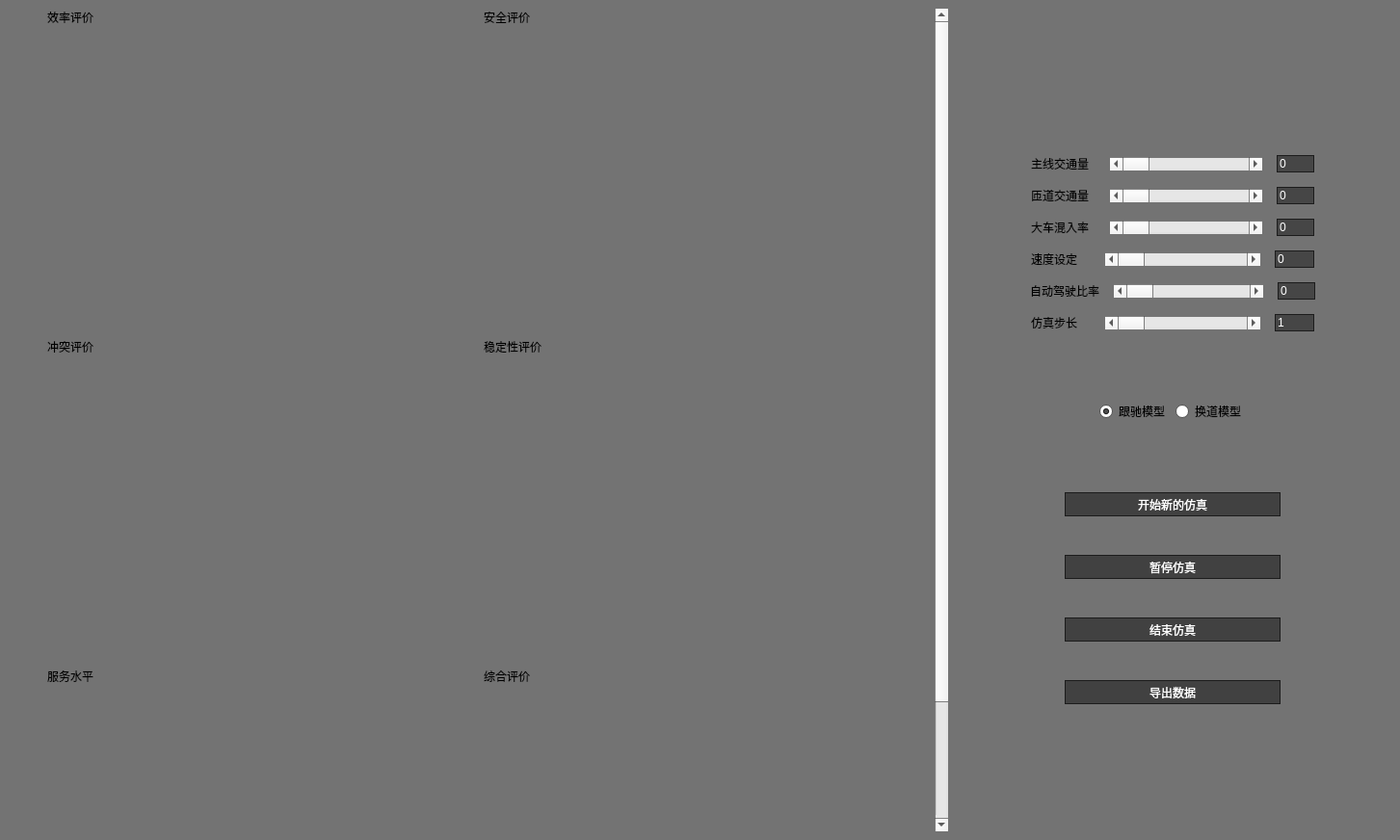
<?xml version="1.0" encoding="UTF-8"?>
<ui version="4.0">
 <class>Control_Panel_UI</class>
 <widget class="QMainWindow" name="Control_Panel_UI">
  <property name="geometry">
   <rect>
    <x>0</x>
    <y>0</y>
    <width>1453</width>
    <height>872</height>
   </rect>
  </property>
  <property name="palette">
   <palette>
    <active>
     <colorrole role="Base">
      <brush brushstyle="SolidPattern">
       <color alpha="255">
        <red>255</red>
        <green>255</green>
        <blue>255</blue>
       </color>
      </brush>
     </colorrole>
     <colorrole role="Window">
      <brush brushstyle="SolidPattern">
       <color alpha="255">
        <red>115</red>
        <green>115</green>
        <blue>115</blue>
       </color>
      </brush>
     </colorrole>
    </active>
    <inactive>
     <colorrole role="Base">
      <brush brushstyle="SolidPattern">
       <color alpha="255">
        <red>255</red>
        <green>255</green>
        <blue>255</blue>
       </color>
      </brush>
     </colorrole>
     <colorrole role="Window">
      <brush brushstyle="SolidPattern">
       <color alpha="255">
        <red>115</red>
        <green>115</green>
        <blue>115</blue>
       </color>
      </brush>
     </colorrole>
    </inactive>
    <disabled>
     <colorrole role="Base">
      <brush brushstyle="SolidPattern">
       <color alpha="255">
        <red>115</red>
        <green>115</green>
        <blue>115</blue>
       </color>
      </brush>
     </colorrole>
     <colorrole role="Window">
      <brush brushstyle="SolidPattern">
       <color alpha="255">
        <red>115</red>
        <green>115</green>
        <blue>115</blue>
       </color>
      </brush>
     </colorrole>
    </disabled>
   </palette>
  </property>
  <property name="windowTitle">
   <string>控制面板</string>
  </property>
  <widget class="QWidget" name="Main_Layout">
   <layout class="QHBoxLayout" name="horizontalLayout" stretch="0,10,0,4,0">
    <item>
     <spacer name="horizontalSpacer_3">
      <property name="orientation">
       <enum>Qt::Horizontal</enum>
      </property>
      <property name="sizeHint" stdset="0">
       <size>
        <width>40</width>
        <height>20</height>
       </size>
      </property>
     </spacer>
    </item>
    <item>
     <layout class="QVBoxLayout" name="Evaluation_Layout">
      <item>
       <widget class="QScrollArea" name="Evaluation_scrollArea">
        <property name="frameShape">
         <enum>QFrame::NoFrame</enum>
        </property>
        <widget class="QWidget" name="Evaluation_scrollArea_Widget">
         <property name="geometry">
          <rect>
           <x>0</x>
           <y>0</y>
           <width>880</width>
           <height>1000</height>
          </rect>
         </property>
         <widget class="QWidget" name="Evaluatio_GridWidget" native="true">
          <property name="geometry">
           <rect>
            <x>0</x>
            <y>0</y>
            <width>880</width>
            <height>1000</height>
           </rect>
          </property>
          <layout class="QGridLayout" name="Evaluation_scrollArea_Widget_GridLayout">
           <property name="spacing">
            <number>26</number>
           </property>
           <item row="1" column="2">
            <layout class="QVBoxLayout" name="Stability_Layout" stretch="0,1">
             <item>
              <widget class="QLabel" name="label_3">
               <property name="text">
                <string>稳定性评价</string>
               </property>
              </widget>
             </item>
             <item>
              <widget class="QLabel" name="label_4">
               <property name="text">
                <string/>
               </property>
               <property name="pixmap">
                <pixmap>blank.png</pixmap>
               </property>
               <property name="scaledContents">
                <bool>true</bool>
               </property>
              </widget>
             </item>
            </layout>
           </item>
           <item row="0" column="0">
            <layout class="QVBoxLayout" name="Efficiency_Layout" stretch="0,1">
             <item>
              <widget class="QLabel" name="label_5">
               <property name="text">
                <string>效率评价</string>
               </property>
              </widget>
             </item>
             <item>
              <widget class="QLabel" name="label_6">
               <property name="text">
                <string/>
               </property>
               <property name="pixmap">
                <pixmap>blank.png</pixmap>
               </property>
               <property name="scaledContents">
                <bool>true</bool>
               </property>
              </widget>
             </item>
            </layout>
           </item>
           <item row="2" column="2">
            <layout class="QVBoxLayout" name="Overview_Layout" stretch="0,1">
             <item>
              <widget class="QLabel" name="label_11">
               <property name="text">
                <string>综合评价</string>
               </property>
              </widget>
             </item>
             <item>
              <widget class="QLabel" name="label_12">
               <property name="text">
                <string/>
               </property>
               <property name="pixmap">
                <pixmap>blank.png</pixmap>
               </property>
               <property name="scaledContents">
                <bool>true</bool>
               </property>
              </widget>
             </item>
            </layout>
           </item>
           <item row="1" column="0">
            <layout class="QVBoxLayout" name="Conflict_Layout" stretch="0,1">
             <item>
              <widget class="QLabel" name="label_7">
               <property name="text">
                <string>冲突评价</string>
               </property>
              </widget>
             </item>
             <item>
              <widget class="QLabel" name="label_8">
               <property name="text">
                <string/>
               </property>
               <property name="pixmap">
                <pixmap>blank.png</pixmap>
               </property>
               <property name="scaledContents">
                <bool>true</bool>
               </property>
              </widget>
             </item>
            </layout>
           </item>
           <item row="2" column="0">
            <layout class="QVBoxLayout" name="Service_Level_Layout" stretch="0,1">
             <item>
              <widget class="QLabel" name="label_9">
               <property name="text">
                <string>服务水平</string>
               </property>
              </widget>
             </item>
             <item>
              <widget class="QLabel" name="label_10">
               <property name="text">
                <string/>
               </property>
               <property name="pixmap">
                <pixmap>blank.png</pixmap>
               </property>
               <property name="scaledContents">
                <bool>true</bool>
               </property>
              </widget>
             </item>
            </layout>
           </item>
           <item row="0" column="2">
            <layout class="QVBoxLayout" name="Safety_Layout" stretch="0,1">
             <item>
              <widget class="QLabel" name="label">
               <property name="text">
                <string>安全评价</string>
               </property>
              </widget>
             </item>
             <item>
              <widget class="QLabel" name="label_2">
               <property name="text">
                <string/>
               </property>
               <property name="pixmap">
                <pixmap>blank.png</pixmap>
               </property>
               <property name="scaledContents">
                <bool>true</bool>
               </property>
              </widget>
             </item>
            </layout>
           </item>
          </layout>
         </widget>
        </widget>
       </widget>
      </item>
     </layout>
    </item>
    <item>
     <spacer name="horizontalSpacer_4">
      <property name="orientation">
       <enum>Qt::Horizontal</enum>
      </property>
      <property name="sizeHint" stdset="0">
       <size>
        <width>40</width>
        <height>20</height>
       </size>
      </property>
     </spacer>
    </item>
    <item>
     <layout class="QVBoxLayout" name="Control_Panel_Layout" stretch="1,0,1,0,1,0,1,0,2">
      <item>
       <spacer name="verticalSpacer_3">
        <property name="orientation">
         <enum>Qt::Vertical</enum>
        </property>
        <property name="sizeHint" stdset="0">
         <size>
          <width>0</width>
          <height>0</height>
         </size>
        </property>
       </spacer>
      </item>
      <item>
       <widget class="QLabel" name="Working_Status_Label">
        <property name="text">
         <string/>
        </property>
        <property name="textFormat">
         <enum>Qt::PlainText</enum>
        </property>
        <property name="alignment">
         <set>Qt::AlignCenter</set>
        </property>
       </widget>
      </item>
      <item>
       <spacer name="verticalSpacer_5">
        <property name="orientation">
         <enum>Qt::Vertical</enum>
        </property>
        <property name="sizeHint" stdset="0">
         <size>
          <width>0</width>
          <height>0</height>
         </size>
        </property>
       </spacer>
      </item>
      <item>
       <layout class="QVBoxLayout" name="Setting_Layout">
        <property name="spacing">
         <number>15</number>
        </property>
        <item>
         <layout class="QHBoxLayout" name="Main_Lane_Triffic_Layout" stretch="1,0,0,0,1">
          <item>
           <spacer name="horizontalSpacer_8">
            <property name="orientation">
             <enum>Qt::Horizontal</enum>
            </property>
            <property name="sizeHint" stdset="0">
             <size>
              <width>0</width>
              <height>0</height>
             </size>
            </property>
           </spacer>
          </item>
          <item>
           <widget class="QLabel" name="Main_Lane_Triffic_Lable">
            <property name="text">
             <string>主线交通量  </string>
            </property>
           </widget>
          </item>
          <item>
           <widget class="QScrollBar" name="Main_Lane_Triffic_Scrollbar">
            <property name="sizePolicy">
             <sizepolicy hsizetype="Expanding" vsizetype="Fixed">
              <horstretch>4</horstretch>
              <verstretch>0</verstretch>
             </sizepolicy>
            </property>
            <property name="maximum">
             <number>100</number>
            </property>
            <property name="orientation">
             <enum>Qt::Horizontal</enum>
            </property>
           </widget>
          </item>
          <item>
           <widget class="QLineEdit" name="Main_Lane_Triffic_LineEdit">
            <property name="sizePolicy">
             <sizepolicy hsizetype="Expanding" vsizetype="Fixed">
              <horstretch>1</horstretch>
              <verstretch>0</verstretch>
             </sizepolicy>
            </property>
            <property name="styleSheet">
             <string notr="true">color:white;
background-color:rgb(70 , 70 , 70);
border: 1px solid rgb(28 , 28 , 28);</string>
            </property>
            <property name="text">
             <string>0</string>
            </property>
           </widget>
          </item>
          <item>
           <spacer name="horizontalSpacer_13">
            <property name="orientation">
             <enum>Qt::Horizontal</enum>
            </property>
            <property name="sizeHint" stdset="0">
             <size>
              <width>0</width>
              <height>0</height>
             </size>
            </property>
           </spacer>
          </item>
         </layout>
        </item>
        <item>
         <layout class="QHBoxLayout" name="Ramp_Lane_Triffic_Layout" stretch="1,0,0,0,1">
          <item>
           <spacer name="horizontalSpacer_9">
            <property name="orientation">
             <enum>Qt::Horizontal</enum>
            </property>
            <property name="sizeHint" stdset="0">
             <size>
              <width>0</width>
              <height>0</height>
             </size>
            </property>
           </spacer>
          </item>
          <item>
           <widget class="QLabel" name="Ramp_Lane_Triffic_Lable">
            <property name="text">
             <string>匝道交通量  </string>
            </property>
           </widget>
          </item>
          <item>
           <widget class="QScrollBar" name="Ramp_Lane_Triffic_Scrollbar">
            <property name="sizePolicy">
             <sizepolicy hsizetype="Expanding" vsizetype="Fixed">
              <horstretch>4</horstretch>
              <verstretch>0</verstretch>
             </sizepolicy>
            </property>
            <property name="maximum">
             <number>100</number>
            </property>
            <property name="orientation">
             <enum>Qt::Horizontal</enum>
            </property>
           </widget>
          </item>
          <item>
           <widget class="QLineEdit" name="Ramp_Lane_Triffic_LineEdit">
            <property name="sizePolicy">
             <sizepolicy hsizetype="Expanding" vsizetype="Fixed">
              <horstretch>1</horstretch>
              <verstretch>0</verstretch>
             </sizepolicy>
            </property>
            <property name="styleSheet">
             <string notr="true">color:white;
background-color:rgb(70 , 70 , 70);
border: 1px solid rgb(28 , 28 , 28);</string>
            </property>
            <property name="text">
             <string>0</string>
            </property>
           </widget>
          </item>
          <item>
           <spacer name="horizontalSpacer_14">
            <property name="orientation">
             <enum>Qt::Horizontal</enum>
            </property>
            <property name="sizeHint" stdset="0">
             <size>
              <width>0</width>
              <height>0</height>
             </size>
            </property>
           </spacer>
          </item>
         </layout>
        </item>
        <item>
         <layout class="QHBoxLayout" name="Truck_Mixing_Rate_Layout" stretch="1,0,0,0,1">
          <item>
           <spacer name="horizontalSpacer_10">
            <property name="orientation">
             <enum>Qt::Horizontal</enum>
            </property>
            <property name="sizeHint" stdset="0">
             <size>
              <width>0</width>
              <height>0</height>
             </size>
            </property>
           </spacer>
          </item>
          <item>
           <widget class="QLabel" name="Truck_Mixing_Rate_Lable">
            <property name="text">
             <string>大车混入率  </string>
            </property>
           </widget>
          </item>
          <item>
           <widget class="QScrollBar" name="Truck_Mixing_Rate_Scrollbar">
            <property name="sizePolicy">
             <sizepolicy hsizetype="Expanding" vsizetype="Fixed">
              <horstretch>4</horstretch>
              <verstretch>0</verstretch>
             </sizepolicy>
            </property>
            <property name="maximum">
             <number>100</number>
            </property>
            <property name="orientation">
             <enum>Qt::Horizontal</enum>
            </property>
           </widget>
          </item>
          <item>
           <widget class="QLineEdit" name="Truck_Mixing_Rate_LineEdit">
            <property name="sizePolicy">
             <sizepolicy hsizetype="Expanding" vsizetype="Fixed">
              <horstretch>1</horstretch>
              <verstretch>0</verstretch>
             </sizepolicy>
            </property>
            <property name="styleSheet">
             <string notr="true">color:white;
background-color:rgb(70 , 70 , 70);
border: 1px solid rgb(28 , 28 , 28);</string>
            </property>
            <property name="text">
             <string>0</string>
            </property>
           </widget>
          </item>
          <item>
           <spacer name="horizontalSpacer_15">
            <property name="orientation">
             <enum>Qt::Horizontal</enum>
            </property>
            <property name="sizeHint" stdset="0">
             <size>
              <width>0</width>
              <height>0</height>
             </size>
            </property>
           </spacer>
          </item>
         </layout>
        </item>
        <item>
         <layout class="QHBoxLayout" name="Speed_Setting_Layout" stretch="1,0,0,0,1">
          <item>
           <spacer name="horizontalSpacer_11">
            <property name="orientation">
             <enum>Qt::Horizontal</enum>
            </property>
            <property name="sizeHint" stdset="0">
             <size>
              <width>0</width>
              <height>0</height>
             </size>
            </property>
           </spacer>
          </item>
          <item>
           <widget class="QLabel" name="Speed_Setting_Lable">
            <property name="text">
             <string>速度设定    </string>
            </property>
           </widget>
          </item>
          <item>
           <widget class="QScrollBar" name="Speed_Setting_Scrollbar">
            <property name="sizePolicy">
             <sizepolicy hsizetype="Expanding" vsizetype="Fixed">
              <horstretch>4</horstretch>
              <verstretch>0</verstretch>
             </sizepolicy>
            </property>
            <property name="maximum">
             <number>300</number>
            </property>
            <property name="orientation">
             <enum>Qt::Horizontal</enum>
            </property>
           </widget>
          </item>
          <item>
           <widget class="QLineEdit" name="Speed_Setting_LineEdit">
            <property name="sizePolicy">
             <sizepolicy hsizetype="Expanding" vsizetype="Fixed">
              <horstretch>1</horstretch>
              <verstretch>0</verstretch>
             </sizepolicy>
            </property>
            <property name="styleSheet">
             <string notr="true">color:white;
background-color:rgb(70 , 70 , 70);
border: 1px solid rgb(28 , 28 , 28);</string>
            </property>
            <property name="text">
             <string>0</string>
            </property>
           </widget>
          </item>
          <item>
           <spacer name="horizontalSpacer_16">
            <property name="orientation">
             <enum>Qt::Horizontal</enum>
            </property>
            <property name="sizeHint" stdset="0">
             <size>
              <width>0</width>
              <height>0</height>
             </size>
            </property>
           </spacer>
          </item>
         </layout>
        </item>
        <item>
         <layout class="QHBoxLayout" name="Auto_Driving_Rate_Layout" stretch="1,0,0,0,1">
          <property name="leftMargin">
           <number>0</number>
          </property>
          <property name="rightMargin">
           <number>0</number>
          </property>
          <item>
           <spacer name="horizontalSpacer_12">
            <property name="orientation">
             <enum>Qt::Horizontal</enum>
            </property>
            <property name="sizeHint" stdset="0">
             <size>
              <width>0</width>
              <height>0</height>
             </size>
            </property>
           </spacer>
          </item>
          <item>
           <widget class="QLabel" name="Auto_Driving_Rate_Lable">
            <property name="text">
             <string>自动驾驶比率</string>
            </property>
           </widget>
          </item>
          <item>
           <widget class="QScrollBar" name="Auto_Driving_Rate_Scrollbar">
            <property name="sizePolicy">
             <sizepolicy hsizetype="Expanding" vsizetype="Fixed">
              <horstretch>4</horstretch>
              <verstretch>0</verstretch>
             </sizepolicy>
            </property>
            <property name="maximum">
             <number>100</number>
            </property>
            <property name="orientation">
             <enum>Qt::Horizontal</enum>
            </property>
           </widget>
          </item>
          <item>
           <widget class="QLineEdit" name="Auto_Driving_Rate_LineEdit">
            <property name="sizePolicy">
             <sizepolicy hsizetype="Expanding" vsizetype="Fixed">
              <horstretch>1</horstretch>
              <verstretch>0</verstretch>
             </sizepolicy>
            </property>
            <property name="styleSheet">
             <string notr="true">color:white;
background-color:rgb(70 , 70 , 70);
border: 1px solid rgb(28 , 28 , 28);</string>
            </property>
            <property name="text">
             <string>0</string>
            </property>
           </widget>
          </item>
          <item>
           <spacer name="horizontalSpacer_17">
            <property name="orientation">
             <enum>Qt::Horizontal</enum>
            </property>
            <property name="sizeHint" stdset="0">
             <size>
              <width>0</width>
              <height>0</height>
             </size>
            </property>
           </spacer>
          </item>
         </layout>
        </item>
        <item>
         <layout class="QHBoxLayout" name="Simulation_Stride_Layout" stretch="1,0,0,0,1">
          <item>
           <spacer name="horizontalSpacer_18">
            <property name="orientation">
             <enum>Qt::Horizontal</enum>
            </property>
            <property name="sizeHint" stdset="0">
             <size>
              <width>0</width>
              <height>0</height>
             </size>
            </property>
           </spacer>
          </item>
          <item>
           <widget class="QLabel" name="Simulation_Stride_Lable">
            <property name="text">
             <string>仿真步长    </string>
            </property>
           </widget>
          </item>
          <item>
           <widget class="QScrollBar" name="Simulation_Stride_Scrollbar">
            <property name="sizePolicy">
             <sizepolicy hsizetype="Expanding" vsizetype="Fixed">
              <horstretch>4</horstretch>
              <verstretch>0</verstretch>
             </sizepolicy>
            </property>
            <property name="minimum">
             <number>1</number>
            </property>
            <property name="maximum">
             <number>100</number>
            </property>
            <property name="orientation">
             <enum>Qt::Horizontal</enum>
            </property>
           </widget>
          </item>
          <item>
           <widget class="QLineEdit" name="Simulation_Stride_LineEdit">
            <property name="sizePolicy">
             <sizepolicy hsizetype="Expanding" vsizetype="Fixed">
              <horstretch>1</horstretch>
              <verstretch>0</verstretch>
             </sizepolicy>
            </property>
            <property name="styleSheet">
             <string notr="true">color:white;
background-color:rgb(70 , 70 , 70);
border: 1px solid rgb(28 , 28 , 28);</string>
            </property>
            <property name="text">
             <string>1</string>
            </property>
           </widget>
          </item>
          <item>
           <spacer name="horizontalSpacer_19">
            <property name="orientation">
             <enum>Qt::Horizontal</enum>
            </property>
            <property name="sizeHint" stdset="0">
             <size>
              <width>0</width>
              <height>0</height>
             </size>
            </property>
           </spacer>
          </item>
         </layout>
        </item>
       </layout>
      </item>
      <item>
       <spacer name="verticalSpacer">
        <property name="orientation">
         <enum>Qt::Vertical</enum>
        </property>
        <property name="sizeHint" stdset="0">
         <size>
          <width>0</width>
          <height>0</height>
         </size>
        </property>
       </spacer>
      </item>
      <item>
       <layout class="QHBoxLayout" name="RBotton_Layout" stretch="10,0,0,10">
        <item>
         <spacer name="horizontalSpacer_6">
          <property name="orientation">
           <enum>Qt::Horizontal</enum>
          </property>
          <property name="sizeHint" stdset="0">
           <size>
            <width>0</width>
            <height>0</height>
           </size>
          </property>
         </spacer>
        </item>
        <item>
         <widget class="QRadioButton" name="Following_Model_RadioB">
          <property name="text">
           <string>跟驰模型</string>
          </property>
          <property name="checked">
           <bool>true</bool>
          </property>
         </widget>
        </item>
        <item>
         <widget class="QRadioButton" name="Lane_Change_Model_RadioB">
          <property name="text">
           <string>换道模型</string>
          </property>
         </widget>
        </item>
        <item>
         <spacer name="horizontalSpacer_7">
          <property name="orientation">
           <enum>Qt::Horizontal</enum>
          </property>
          <property name="sizeHint" stdset="0">
           <size>
            <width>0</width>
            <height>0</height>
           </size>
          </property>
         </spacer>
        </item>
       </layout>
      </item>
      <item>
       <spacer name="verticalSpacer_6">
        <property name="orientation">
         <enum>Qt::Vertical</enum>
        </property>
        <property name="sizeHint" stdset="0">
         <size>
          <width>0</width>
          <height>0</height>
         </size>
        </property>
       </spacer>
      </item>
      <item>
       <layout class="QHBoxLayout" name="Botton_Layout" stretch="1,3,1">
        <item>
         <spacer name="horizontalSpacer">
          <property name="orientation">
           <enum>Qt::Horizontal</enum>
          </property>
          <property name="sizeHint" stdset="0">
           <size>
            <width>0</width>
            <height>0</height>
           </size>
          </property>
         </spacer>
        </item>
        <item>
         <layout class="QVBoxLayout" name="Botton_Layout_2" stretch="0,0,0,0">
          <property name="spacing">
           <number>40</number>
          </property>
          <item>
           <widget class="QPushButton" name="New_Simulation_Button">
            <property name="sizePolicy">
             <sizepolicy hsizetype="Minimum" vsizetype="Fixed">
              <horstretch>0</horstretch>
              <verstretch>0</verstretch>
             </sizepolicy>
            </property>
            <property name="minimumSize">
             <size>
              <width>0</width>
              <height>25</height>
             </size>
            </property>
            <property name="styleSheet">
             <string notr="true">QPushButton{
color:white;
background-color:rgb(65 , 65 , 65);
border: 1px solid rgb(28 , 28 , 28);
}
QPushButton:hover{
color:white;
background-color:rgb(75 , 75 , 75);
border: 1px solid rgb(28 , 28 , 28);
}
QPushButton:pressed{
color:white;
background-color:rgb(85 , 85 , 85);
border: 1px solid rgb(28 , 28 , 28);
}
QPushButton:disabled{
color:white;
background-color:rgb(95 , 95 , 95);
border: 1px solid rgb(28 , 28 , 28);
}</string>
            </property>
            <property name="text">
             <string>开始新的仿真</string>
            </property>
           </widget>
          </item>
          <item>
           <widget class="QPushButton" name="Pause_Simulation_Button">
            <property name="sizePolicy">
             <sizepolicy hsizetype="Minimum" vsizetype="Fixed">
              <horstretch>0</horstretch>
              <verstretch>0</verstretch>
             </sizepolicy>
            </property>
            <property name="minimumSize">
             <size>
              <width>0</width>
              <height>25</height>
             </size>
            </property>
            <property name="styleSheet">
             <string notr="true">QPushButton{
color:white;
background-color:rgb(65 , 65 , 65);
border: 1px solid rgb(28 , 28 , 28);
}
QPushButton:hover{
color:white;
background-color:rgb(75 , 75 , 75);
border: 1px solid rgb(28 , 28 , 28);
}
QPushButton:pressed{
color:white;
background-color:rgb(85 , 85 , 85);
border: 1px solid rgb(28 , 28 , 28);
}
QPushButton:disabled{
color:white;
background-color:rgb(95 , 95 , 95);
border: 1px solid rgb(28 , 28 , 28);
}</string>
            </property>
            <property name="text">
             <string>暂停仿真</string>
            </property>
           </widget>
          </item>
          <item>
           <widget class="QPushButton" name="End_Simulation_Button">
            <property name="sizePolicy">
             <sizepolicy hsizetype="Minimum" vsizetype="Fixed">
              <horstretch>0</horstretch>
              <verstretch>0</verstretch>
             </sizepolicy>
            </property>
            <property name="minimumSize">
             <size>
              <width>0</width>
              <height>25</height>
             </size>
            </property>
            <property name="styleSheet">
             <string notr="true">QPushButton{
color:white;
background-color:rgb(65 , 65 , 65);
border: 1px solid rgb(28 , 28 , 28);
}
QPushButton:hover{
color:white;
background-color:rgb(75 , 75 , 75);
border: 1px solid rgb(28 , 28 , 28);
}
QPushButton:pressed{
color:white;
background-color:rgb(85 , 85 , 85);
border: 1px solid rgb(28 , 28 , 28);
}
QPushButton:disabled{
color:white;
background-color:rgb(95 , 95 , 95);
border: 1px solid rgb(28 , 28 , 28);
}</string>
            </property>
            <property name="text">
             <string>结束仿真</string>
            </property>
           </widget>
          </item>
          <item>
           <widget class="QPushButton" name="Export_Data_Button">
            <property name="sizePolicy">
             <sizepolicy hsizetype="Minimum" vsizetype="Fixed">
              <horstretch>0</horstretch>
              <verstretch>0</verstretch>
             </sizepolicy>
            </property>
            <property name="minimumSize">
             <size>
              <width>0</width>
              <height>25</height>
             </size>
            </property>
            <property name="styleSheet">
             <string notr="true">QPushButton{
color:white;
background-color:rgb(65 , 65 , 65);
border: 1px solid rgb(28 , 28 , 28);
}
QPushButton:hover{
color:white;
background-color:rgb(75 , 75 , 75);
border: 1px solid rgb(28 , 28 , 28);
}
QPushButton:pressed{
color:white;
background-color:rgb(85 , 85 , 85);
border: 1px solid rgb(28 , 28 , 28);
}
QPushButton:disabled{
color:white;
background-color:rgb(95 , 95 , 95);
border: 1px solid rgb(28 , 28 , 28);
}</string>
            </property>
            <property name="text">
             <string>导出数据</string>
            </property>
           </widget>
          </item>
         </layout>
        </item>
        <item>
         <spacer name="horizontalSpacer_2">
          <property name="orientation">
           <enum>Qt::Horizontal</enum>
          </property>
          <property name="sizeHint" stdset="0">
           <size>
            <width>0</width>
            <height>0</height>
           </size>
          </property>
         </spacer>
        </item>
       </layout>
      </item>
      <item>
       <spacer name="verticalSpacer_2">
        <property name="orientation">
         <enum>Qt::Vertical</enum>
        </property>
        <property name="sizeHint" stdset="0">
         <size>
          <width>0</width>
          <height>0</height>
         </size>
        </property>
       </spacer>
      </item>
     </layout>
    </item>
    <item>
     <spacer name="horizontalSpacer_5">
      <property name="orientation">
       <enum>Qt::Horizontal</enum>
      </property>
      <property name="sizeHint" stdset="0">
       <size>
        <width>40</width>
        <height>20</height>
       </size>
      </property>
     </spacer>
    </item>
   </layout>
  </widget>
 </widget>
 <resources/>
 <connections/>
</ui>
